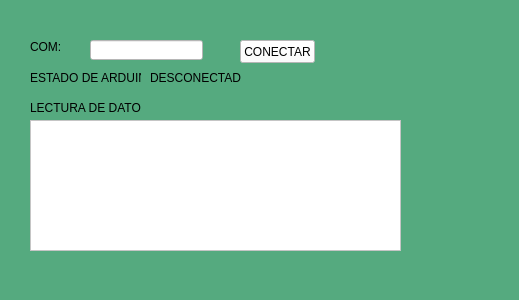
<?xml version="1.0" encoding="UTF-8"?>
<ui version="4.0">
 <class>MainWindow</class>
 <widget class="QMainWindow" name="MainWindow">
  <property name="geometry">
   <rect>
    <x>0</x>
    <y>0</y>
    <width>519</width>
    <height>300</height>
   </rect>
  </property>
  <property name="windowTitle">
   <string>MainWindow</string>
  </property>
  <property name="styleSheet">
   <string notr="true">background-color: rgb(85, 170, 127);</string>
  </property>
  <widget class="QWidget" name="centralwidget">
   <widget class="QLabel" name="label_4">
    <property name="geometry">
     <rect>
      <x>30</x>
      <y>40</y>
      <width>47</width>
      <height>13</height>
     </rect>
    </property>
    <property name="text">
     <string>COM:</string>
    </property>
   </widget>
   <widget class="QLineEdit" name="txt_com">
    <property name="geometry">
     <rect>
      <x>90</x>
      <y>40</y>
      <width>113</width>
      <height>20</height>
     </rect>
    </property>
    <property name="styleSheet">
     <string notr="true">background-color: rgb(255, 255, 255);</string>
    </property>
   </widget>
   <widget class="QPushButton" name="btn_accion">
    <property name="geometry">
     <rect>
      <x>240</x>
      <y>40</y>
      <width>75</width>
      <height>23</height>
     </rect>
    </property>
    <property name="styleSheet">
     <string notr="true">background-color: rgb(255, 255, 255);</string>
    </property>
    <property name="text">
     <string>CONECTAR</string>
    </property>
   </widget>
   <widget class="QLabel" name="label_5">
    <property name="geometry">
     <rect>
      <x>30</x>
      <y>70</y>
      <width>111</width>
      <height>16</height>
     </rect>
    </property>
    <property name="text">
     <string>ESTADO DE ARDUINO:</string>
    </property>
   </widget>
   <widget class="QLabel" name="label_6">
    <property name="geometry">
     <rect>
      <x>150</x>
      <y>70</y>
      <width>91</width>
      <height>16</height>
     </rect>
    </property>
    <property name="text">
     <string>DESCONECTADO</string>
    </property>
   </widget>
   <widget class="QListWidget" name="datos">
    <property name="geometry">
     <rect>
      <x>30</x>
      <y>120</y>
      <width>371</width>
      <height>131</height>
     </rect>
    </property>
    <property name="styleSheet">
     <string notr="true">background-color: rgb(255, 255, 255);</string>
    </property>
   </widget>
   <widget class="QLabel" name="label_7">
    <property name="geometry">
     <rect>
      <x>30</x>
      <y>100</y>
      <width>111</width>
      <height>16</height>
     </rect>
    </property>
    <property name="text">
     <string>LECTURA DE DATOS</string>
    </property>
   </widget>
  </widget>
  <widget class="QMenuBar" name="menubar">
   <property name="geometry">
    <rect>
     <x>0</x>
     <y>0</y>
     <width>519</width>
     <height>21</height>
    </rect>
   </property>
  </widget>
  <widget class="QStatusBar" name="statusbar"/>
 </widget>
 <resources>
  <include location="."/>
  <include location=""/>
 </resources>
 <connections/>
</ui>
